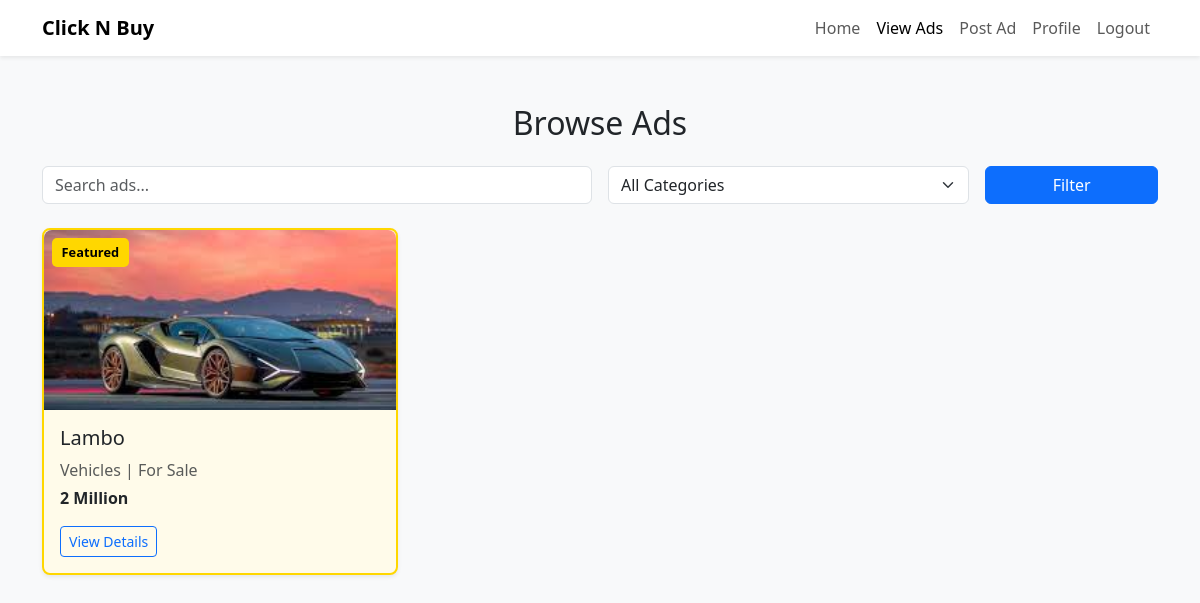
The page /ads on the database its author committed.
### models.py (models this page shows)
class Ad(db.Model):
    id = db.Column(db.Integer, primary_key=True)
    title = db.Column(db.String(100), nullable=False)
    description = db.Column(db.Text, nullable=False)
    price = db.Column(db.String(50), nullable=False)
    category = db.Column(db.String(50), nullable=False)
    post_type = db.Column(db.String(20), nullable=False, default='For Sale')
    subcategory = db.Column(db.String(50), nullable=True)  # Added subcategory
    contact = db.Column(db.String(100), nullable=False)
    location = db.Column(db.String(100), nullable=True)
    user_id = db.Column(db.Integer, db.ForeignKey('user.id'), nullable=False)
    is_sold = db.Column(db.Boolean, default=False)
    is_paid = db.Column(db.Boolean, default=False)
    is_featured = db.Column(db.Boolean, default=False)
    feature_expiry = db.Column(db.DateTime, nullable=True)
    created_at = db.Column(db.DateTime, default=datetime.utcnow)
    images = db.relationship('Image', backref='ad', lazy=True, cascade="all, delete-orphan")

class Image(db.Model):
    id = db.Column(db.Integer, primary_key=True)
    filename = db.Column(db.String(100), nullable=False)
    ad_id = db.Column(db.Integer, db.ForeignKey('ad.id'), nullable=False)
    created_at = db.Column(db.DateTime, default=datetime.utcnow)

### app.py (the view)
@app.route('/ads')
def show_ads():
    query = request.args.get('q', '').strip().lower()
    selected_category = request.args.get('category', '')
    ads = Ad.query
    if query:
        ads = ads.filter(
            (Ad.title.ilike(f"%{query}%")) |
            (Ad.description.ilike(f"%{query}%"))
        )
    if selected_category:
        ads = ads.filter_by(category=selected_category)
    ads = ads.order_by(Ad.is_featured.desc(), Ad.created_at.desc())
    return render_template('ads.html', ads=ads.all(), categories=categories)

### templates/ads.html (shortened to what this page needs)
<!DOCTYPE html>
<html lang="en">
<head>
  <link href="https://cdn.jsdelivr.net/npm/bootstrap@5.3.3/dist/css/bootstrap.min.css" rel="stylesheet" />
</head>
<body class="bg-light">
<nav class="navbar navbar-expand-lg navbar-light bg-white shadow-sm">
  <div class="container">
    <a class="navbar-brand fw-bold" href="{{ url_for('home') }}">Click N Buy</a>
    <div class="collapse navbar-collapse justify-content-end" id="navbarNav">
      <ul class="navbar-nav">
        <li class="nav-item"><a class="nav-link" href="{{ url_for('home') }}">Home</a></li>
        <li class="nav-item"><a class="nav-link active" href="{{ url_for('show_ads') }}">View Ads</a></li>
        <li class="nav-item"><a class="nav-link" href="{{ url_for('post_ad') }}">Post Ad</a></li>
        <li class="nav-item"><a class="nav-link" href="{{ url_for('profile') }}">Profile</a></li>
        <li class="nav-item"><a class="nav-link" href="{{ url_for('logout') }}">Logout</a></li>
      </ul>
    </div>
  </div>
</nav>
<div class="container my-5">
  <h2 class="mb-4 text-center">Browse Ads</h2>
  <form class="row g-3 mb-4" method="get" action="{{ url_for('show_ads') }}">
    <div class="col-md-6">
      <input type="text" class="form-control" name="q" placeholder="Search ads..." value="{{ request.args.get('q', '') }}">
    </div>
    <div class="col-md-4">
      <select class="form-select" name="category">
        <option value="">All Categories</option>
      </select>
    </div>
    <div class="col-md-2 d-grid">
      <button type="submit" class="btn btn-primary">Filter</button>
    </div>
  </form>
  <div class="row">
    {% if ads %}
      {% for ad in ads %}
      <div class="col-md-6 col-lg-4 mb-4">
        <div class="card ad-card shadow-sm position-relative {% if ad.is_featured %}featured{% endif %}">
          {% if ad.is_featured %}
            <span class="featured-badge">Featured</span>
          {% endif %}
          {% if ad.images %}
            <img src="{{ url_for('static', filename='uploads/' + ad.images[0].filename) }}" class="card-img-top ad-image" alt="{{ ad.title }}">
          {% else %}
            <img src="{{ url_for('static', filename='default.jpg') }}" class="card-img-top ad-image" alt="{{ ad.title }}">
          {% endif %}
          <div class="card-body">
            <h5 class="card-title">{{ ad.title }}</h5>
            <p class="card-text text-muted mb-1">{{ ad.category }} | {{ ad.post_type }}</p>
            <p class="card-text fw-bold">{{ ad.price }}</p>
            <a href="{{ url_for('ad_detail', ad_id=ad.id) }}" class="btn btn-outline-primary btn-sm">View Details</a>
          </div>
        </div>
      </div>
      {% endfor %}
    {% else %}
      <p class="text-center">No ads found.</p>
    {% endif %}
  </div>
</div>
</body>
</html>

### templates/ads.html (style rules this page uses)
.ad-card { transition: transform 0.2s ease; border-radius: 0.5rem; }
.ad-card.featured { border: 2px solid gold; background-color: #fffbea; box-shadow: 0 0 10px rgba(218, 165, 32, 0.4); }
.featured-badge { position: absolute; top: 0.5rem; left: 0.5rem; background: gold; color: black; padding: 0.3rem 0.6rem; font-weight: bold; font-size: 0.8rem; border-radius: 5px; z-index: 10; }
.ad-image { height: 180px; object-fit: cover; border-radius: 0.5rem 0.5rem 0 0; }

### rows shown on the page
Ad: is_featured "Featured", filename (picture), title "Lambo", category "Vehicles", post_type "For Sale", price "2 Million"
